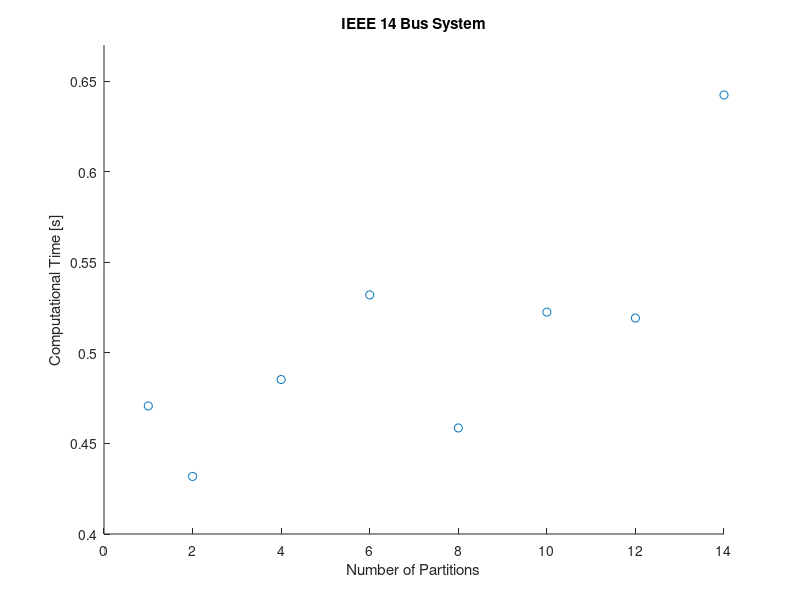
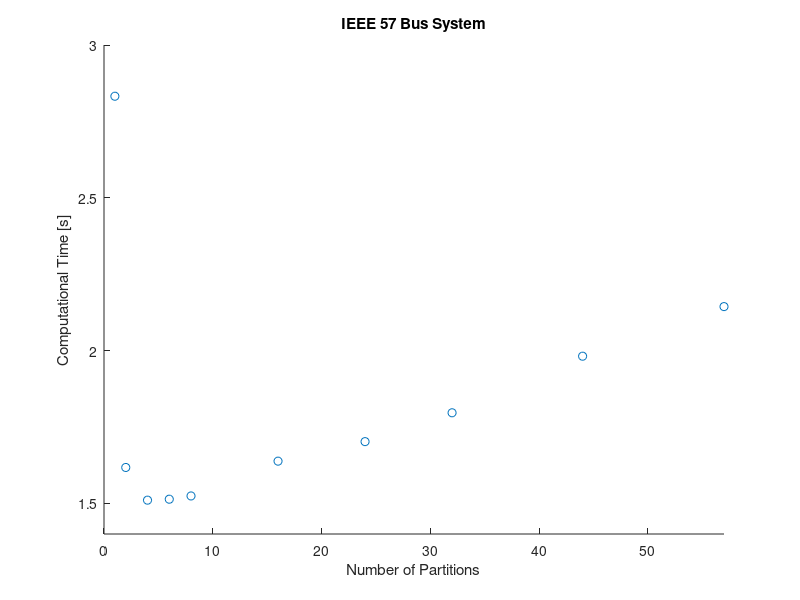
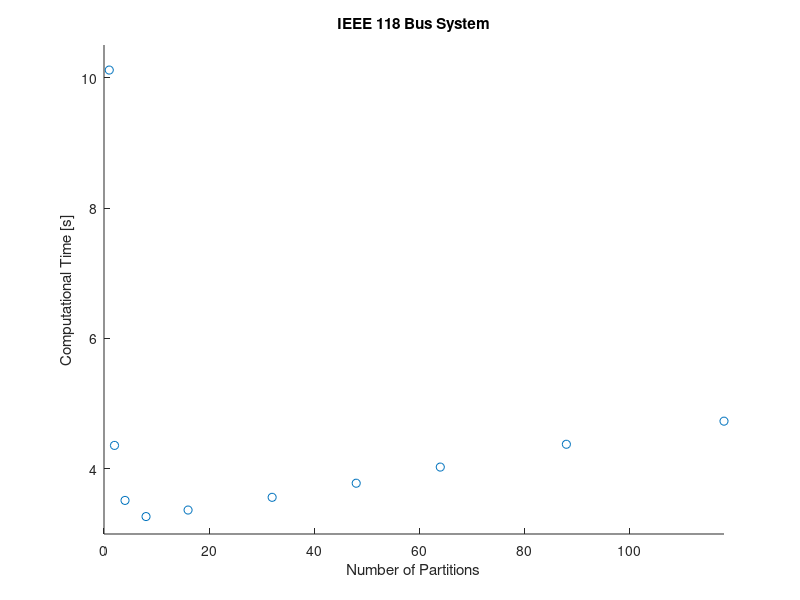
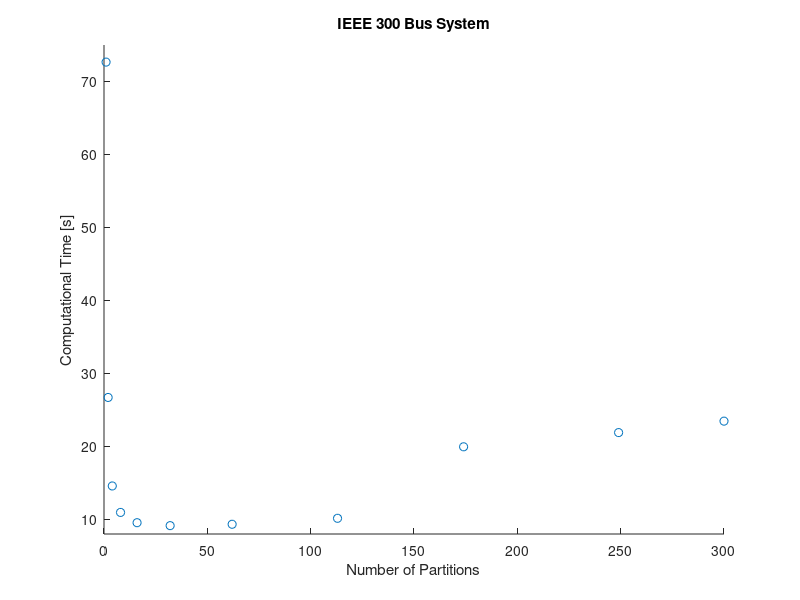

Write the MATLAB code that produced these figures, in order.
%14 bus timing results
figure(1)
clf
parts14 = [1; 2; 4; 6; 8; 10; 12; 14];
time14 = [0.470706224; 0.431798795; 0.485293212; 0.532010059; 0.458557697; 0.522521412; 0.519225783; 0.64238525];

scatter(parts14,time14)
axis([0 14 0.4 0.67])
xlabel('Number of Partitions')
ylabel('Computational Time [s]')
title('IEEE 14 Bus System')

figure(2)
parts57 = [1; 2; 4; 6; 8; 16; 24; 32; 44; 57];
time57 = [2.832382655; 1.617683358; 1.510744544; 1.513873129; 1.52448738; 1.638350415; 1.702256804; 1.796645567; 1.981769452; 2.144046639];

scatter(parts57,time57)
axis([0 57 1.4 3])
xlabel('Number of Partitions')
ylabel('Computational Time [s]')
title('IEEE 57 Bus System')

figure(3)
clf
parts118 = [1; 2; 4; 8; 16; 32; 48; 64; 88; 118];
time118 = [10.11575984; 4.358883479; 3.515072237; 3.267506933; 3.367591737; 3.562605068; 3.778873233; 4.026537275; 4.376357774; 4.730648144];
scatter(parts118,time118)
axis([0 118 3 10.5])
xlabel('Number of Partitions')
ylabel('Computational Time [s]')
title('IEEE 118 Bus System')

figure(4)
clf
parts300 = [1; 2; 4; 8; 16; 32; 62; 113; 174; 249; 300];
time300 = [72.65753643; 26.7090459; 14.58131138; 10.95713561; 9.548415066; 9.145823909; 9.334308516; 10.15220672; 19.94866286; 21.89567535; 23.46347436];
scatter(parts300,time300)
axis([0 300 8 75])
xlabel('Number of Partitions')
ylabel('Computational Time [s]')
title('IEEE 300 Bus System')


